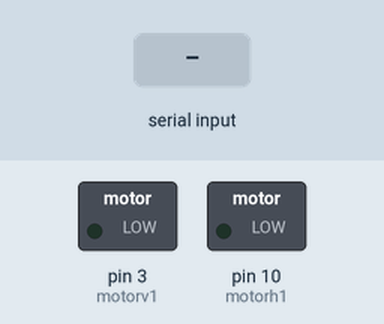
Simulated run of this sketch. Board: Arduino Uno, built with avr-gcc and run on an emulated ATmega328P. Parts: switched loads named in the sketch (green lamp = pin HIGH). The test bench sets the inputs (shaded band).

Above: at 1.2 s.
1.3 s: byte 1 (1) received over Serial
At 2.4 s:
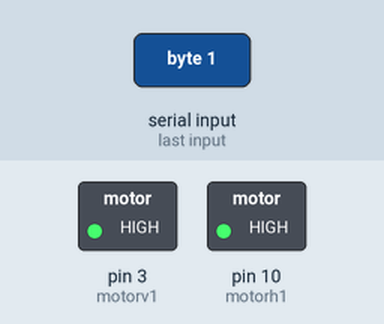
Timing chart, 0 to 4.3 s (numbered marks = the images above; inputs shaded):
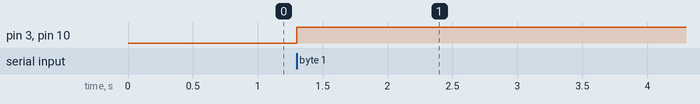

Measured:
- after the input at 1.3 s, pin 3 (motorv1), pin 10 (motorh1): LOW → HIGH at once

The sketch:

test_blue.ino
```cpp
int motorv1 = 3;
int motorh1 = 10;
int received = 75;
int hastighet = 15;
int motorfram = 0;
int motorbak = 0;

void setup() {
 pinMode(motorv1, OUTPUT);
 pinMode(motorh1, OUTPUT);
 Serial.begin(9600);
}
void loop() {
  while(Serial.available()) {
   received = Serial.read();
  if(received == 1){
    digitalWrite(motorv1, hastighet);
    digitalWrite(motorh1, hastighet);
  }
  else if(received == 2){
    digitalWrite(motorv1, 0);
    digitalWrite(motorh1, 0);
  }
 }
}
```
